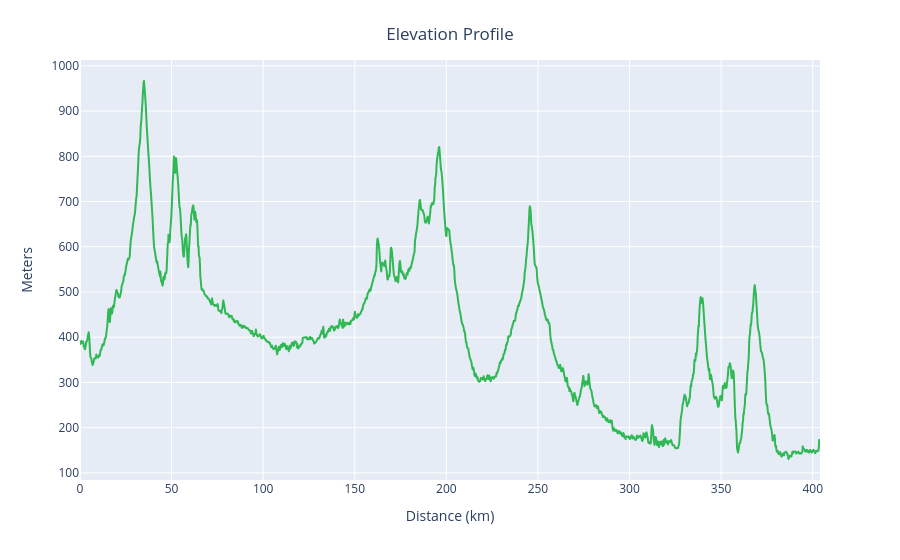

Here is the notebook cell this chart was saved with:
### Code cell
import plotly.express as px

fig = px.line(route_df, x='cum_distance', y='elevation',
              color_discrete_sequence=['#30b854'])


fig.update_layout(
    title={
        'text': "Elevation Profile",
        'y':0.95,
        'x':0.5,
        'xanchor': 'center',
        'yanchor': 'top'},
    xaxis=dict(
        title="Distance (km)"
    ),
    yaxis=dict(
        title="Meters"
    ))


fig.show()

### Figure 1 — Plotly figure (JSON) as saved in the notebook; plotly's stock layout.template omitted (floating-point values rounded to 4 significant figures; data arrays with more than 128 entries replaced by an {"elided": "..."} marker saying what was removed)
{"data": [{"hovertemplate": "cum_distance=%{x}<br>elevation=%{y}<extra></extra>", "legendgroup": "", "line": {"color": "#30b854", "dash": "solid"}, "marker": {"symbol": "circle"}, "mode": "lines", "name": "", "showlegend": false, "type": "scattergl", "x": {"elided": "31645 float values"}, "xaxis": "x", "y": {"elided": "31645 float values"}, "yaxis": "y"}], "layout": {"legend": {"tracegroupgap": 0}, "margin": {"t": 60}, "title": {"text": "Elevation Profile", "x": 0.5, "xanchor": "center", "y": 0.95, "yanchor": "top"}, "xaxis": {"anchor": "y", "domain": [0, 1], "title": {"text": "Distance (km)"}}, "yaxis": {"anchor": "x", "domain": [0, 1], "title": {"text": "Meters"}}}}
